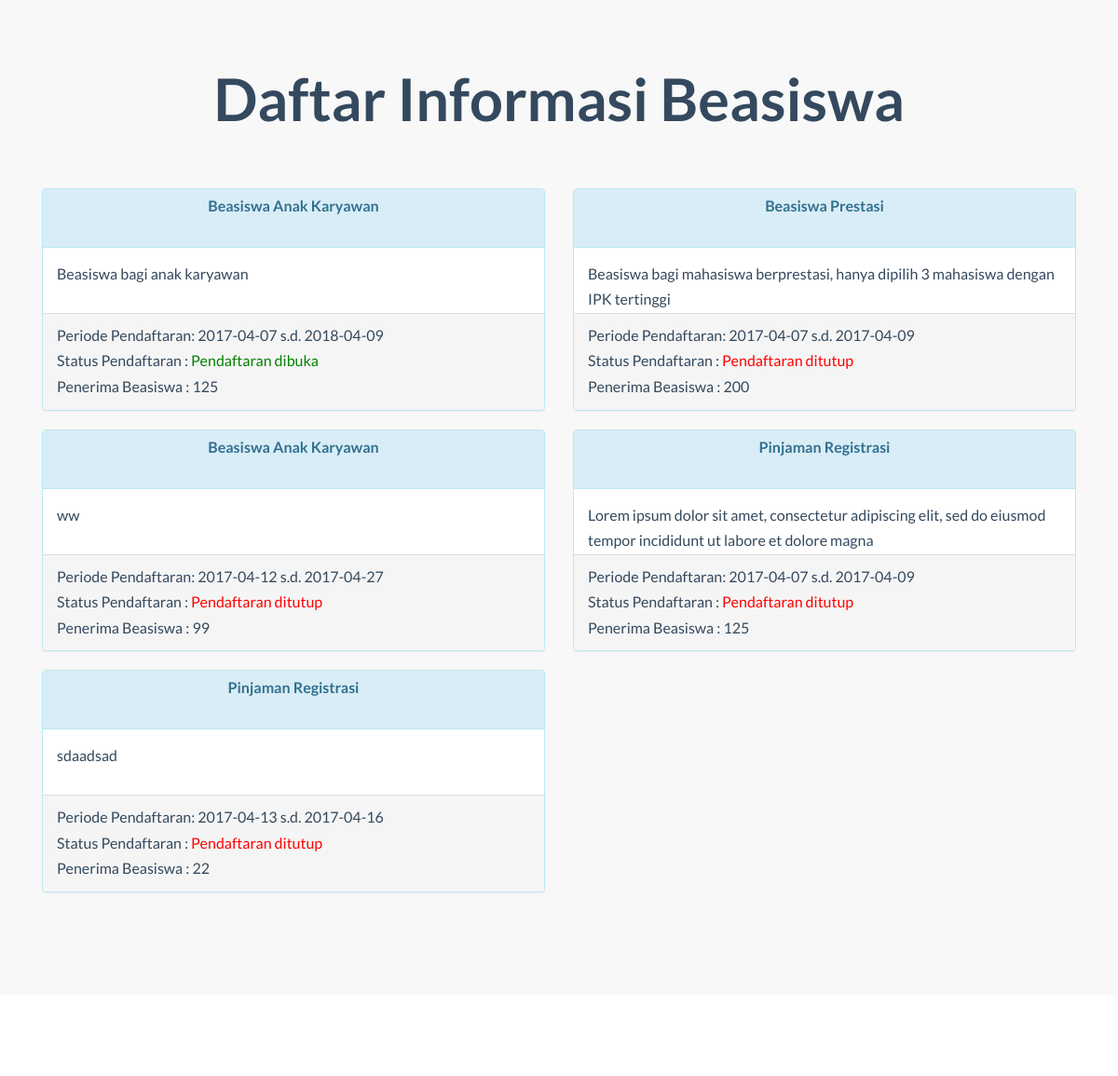
Before: / (middle part) with the older database file.
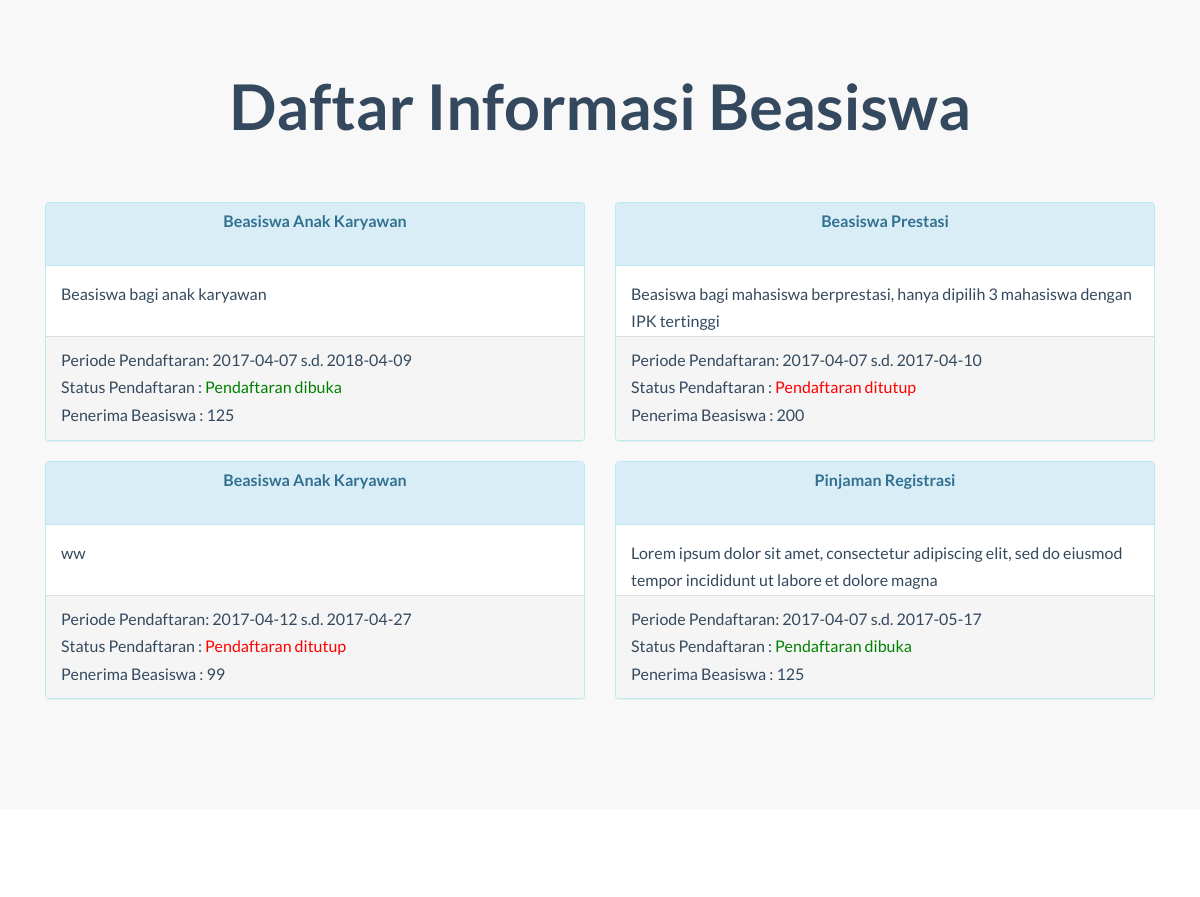
After: the same page with the newer database file.
### tables this page shows
CREATE TABLE `beasiswa` (
  `kd_bsw` char(3) NOT NULL,
  `nama_bsw` varchar(99) NOT NULL,
  `semt` char(6) NOT NULL,
  `thn_ajar` char(9) NOT NULL,
  `tgl_buka` date NOT NULL,
  `tgl_tutup` date NOT NULL,
  `kuota` int(11) NOT NULL,
  `isTampil` tinyint(1) NOT NULL,
  `Keterangan` mediumtext NOT NULL,
  `isPublish` tinyint(1) NOT NULL DEFAULT '0'
);

### index.php (the view, shortened to what this page needs)
<!DOCTYPE HTML>
<html>
<head>
  <link href="css/bootstrap.min.css" rel="stylesheet">
  <link rel="stylesheet" href="https://maxcdn.bootstrapcdn.com/bootstrap/3.3.7/css/bootstrap.min.css">
  <link href="font-awesome/css/font-awesome.min.css" rel="stylesheet">
  <link href="css/general.css" rel="stylesheet">
  <link href="css/custom.css" rel="stylesheet">
  <link href="css/owl.carousel.css" rel="stylesheet">
  <link href="css/owl.theme.css" rel="stylesheet">
  <link href="css/style.css" rel="stylesheet">
  <link href="css/animate.css" rel="stylesheet">
  <link rel="stylesheet" href="css/magnific-popup.css">
</head>
<body>
  <div id="infoBeasiswa" class="content-section-a" style="border-top: 0">
    <div class='container'>
      <H2 class="text-center">Daftar Informasi Beasiswa</H2>
      <br><br>
      <?php
        $sql=mysqli_query($GLOBALS["koneksi"],"SELECT * FROM beasiswa where isTampil='1'");
        while ($row= mysqli_fetch_array($sql))
        {
          $availableMsg="";
          if ($row['tgl_tutup'] > date("Y-m-d"))
          {
            $availableMsg='<font style="color:green">Pendaftaran dibuka</font> <br>';
          } else
          $availableMsg='<font style="color:red">Pendaftaran ditutup</font> <br>';
          echo'
          <div class="col-lg-6">
            <div class="panel panel-info">
              <div class="panel-heading" style="height:63px;">
                <h3 class="panel-title text-center">
                  <a href="detail_beasiswa.php?id='.$row['kd_bsw'].'">'.$row['nama_bsw'].'</a>
                </h3>
              </div>
              <div class="panel-body hitam" style="height: 70px;">'.
              $row['Keterangan'].'
              </div>
              <div class="panel-footer hitam" style="text-align: left">
                Periode Pendaftaran: '.$row['tgl_buka'] .' s.d. '. $row['tgl_tutup'].' <br>
                Status Pendaftaran : '.$availableMsg.
                'Penerima Beasiswa : '.$row['kuota'].'
              </div>
            </div>
          </div>
          ';
        }
       ?>
    </div>
  </div>
  <div id="hasilSeleksi" class="content-section-b" style="border-top:0;margin-top:-10000;">
</div>
</body>
</html>

Changed rows visible on the page:
no longer on this page (row edited): beasiswa: nama_bsw "Pinjaman Registrasi", Keterangan "sdaadsad", tgl_buka "2017-04-13", tgl_tutup "2017-04-16", shows "Pendaftaran ditutup", kuota "22"
changed beasiswa "Beasiswa Prestasi": tgl_tutup "2017-04-09" → "2017-04-10"
changed beasiswa "Pinjaman Registrasi": tgl_tutup "2017-04-09" → "2017-05-17"; tgl_tutup "Pendaftaran ditutup" → "Pendaftaran dibuka"
